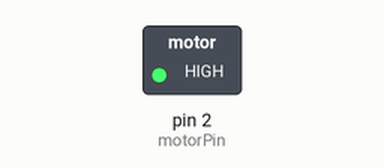
The sketch below on a simulated Arduino Uno, built with avr-gcc and run on an emulated ATmega328P. Parts: switched loads named in the sketch (green lamp = pin HIGH).

Above: at 4.0 s.
At 6.0 s:
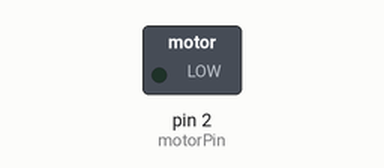
Timing chart, 0 to 8.2 s (numbered marks = the images above):
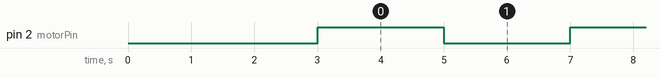

The sketch:

EWS_v1_no_regulator.ino
```cpp
const int motorPin = 2;

// Comments are for attaching the depth regulators
// const int depthRegulatorPin = 3;


void setup() {
  pinMode(motorPin, OUTPUT);
  Serial.println(9600);
  // pinMode(depthRegulatorPin, OUTPUT);
  delay(3000);
}

void loop() {
  digitalWrite(motorPin, HIGH);
  delay(2000);
  digitalWrite(motorPin, LOW);
  delay(2000);
}
```

Measured:
- by itself, pin 2 (motorPin): alternates HIGH for 2.0 s and LOW for 2.0 s
